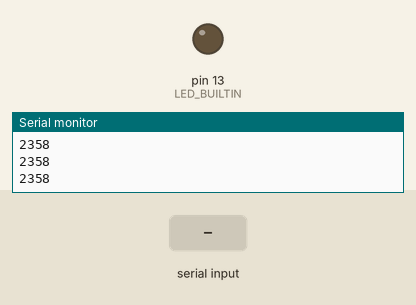
The sketch below on a simulated Arduino Uno, built with avr-gcc and run on an emulated ATmega328P. Shown: output pins drawn as LEDs (lit = HIGH), the last lines printed to the serial monitor. The test bench sets the inputs (shaded band).

Above: at 1.2 s.
1.3 s: "1\n" received over the second serial link
At 2.2 s:
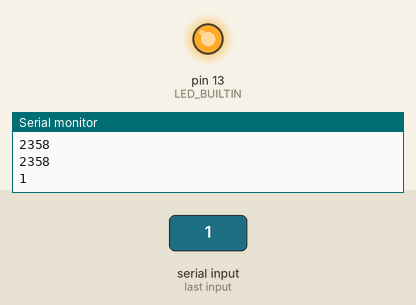
Timing chart, 0 to 4.3 s (numbered marks = the images above; inputs shaded):
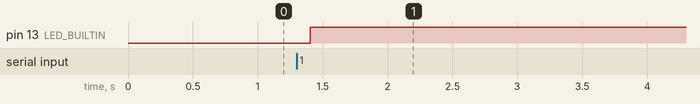

Measured:
- after the input at 1.3 s, pin 13 (LED_BUILTIN): LOW → HIGH after 0.11 s

The sketch:

FINAL_RECEIVER.ino
```cpp
#include<SoftwareSerial.h>
SoftwareSerial hc12(2,3);
int ledPin = 13;
boolean current;
boolean last=LOW;
int lastip;
void setup() {
  Serial.begin(9600);
  hc12.begin(9600);
  pinMode(LED_BUILTIN,OUTPUT);
}

void loop() {
  int input;
    if(hc12.available())
 {
  input=hc12.parseInt();
  delay(100);
 }
  Serial.println(input);
    if(input==1)
    current=!last;
    else
    last=current;
    digitalWrite(LED_BUILTIN,current);
}
```
